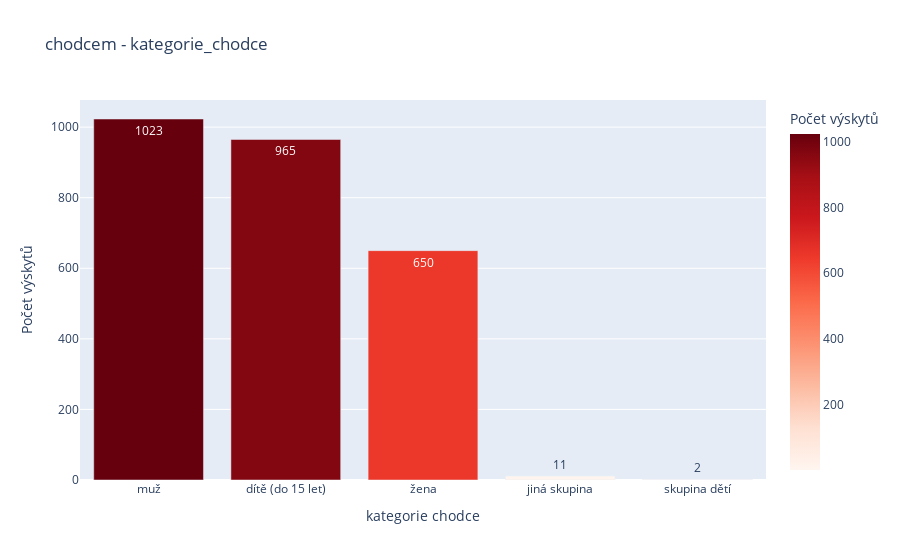

Write notebook code for a chart like this one.
### Code cell
category_conseq(df_but3, 'chodcem', 'zavinění_nehody', 'kategorie_chodce', 'bar')

### Figure 1 — Plotly figure (JSON) as saved in the notebook; plotly's stock layout.template omitted (floating-point values rounded to 4 significant figures)
{"data": [{"hovertemplate": "kategorie chodce=%{x}<br>Počet výskytů=%{marker.color}<extra></extra>", "legendgroup": "", "marker": {"color": [1023, 965, 650, 11, 2], "coloraxis": "coloraxis", "pattern": {"shape": ""}}, "name": "", "orientation": "v", "showlegend": false, "text": [1023.0, 965.0, 650.0, 11.0, 2.0], "textposition": "auto", "type": "bar", "x": ["muž", "dítě (do 15 let)", "žena", "jiná skupina", "skupina dětí"], "xaxis": "x", "y": [1023, 965, 650, 11, 2], "yaxis": "y"}], "layout": {"barmode": "relative", "coloraxis": {"colorbar": {"title": {"text": "Počet výskytů"}}, "colorscale": [[0, "rgb(255,245,240)"], [0.125, "rgb(254,224,210)"], [0.25, "rgb(252,187,161)"], [0.375, "rgb(252,146,114)"], [0.5, "rgb(251,106,74)"], [0.625, "rgb(239,59,44)"], [0.75, "rgb(203,24,29)"], [0.875, "rgb(165,15,21)"], [1, "rgb(103,0,13)"]]}, "legend": {"tracegroupgap": 0}, "title": {"text": "chodcem - kategorie_chodce"}, "xaxis": {"anchor": "y", "domain": [0, 1], "title": {"text": "kategorie chodce"}}, "yaxis": {"anchor": "x", "domain": [0, 1], "title": {"text": "Počet výskytů"}}}}
